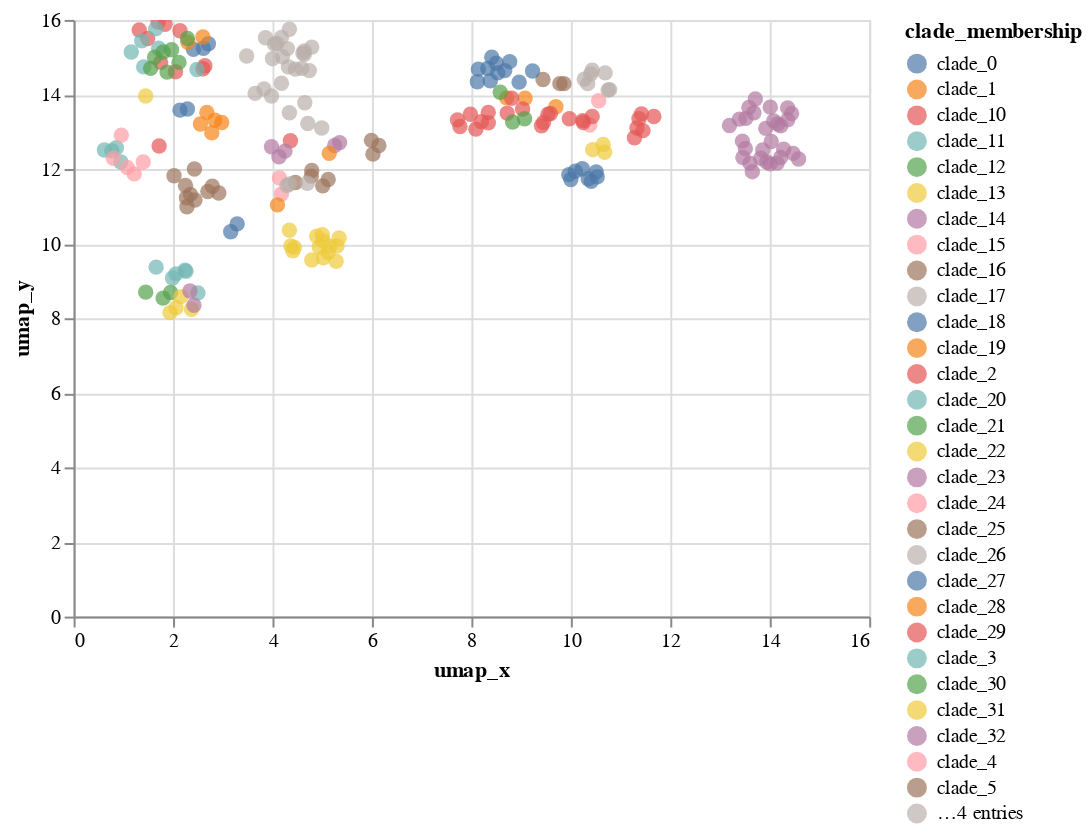

Write notebook code for a chart like this one.
### Code cell
scatterplot_with_tooltip_interactive(UMAP_df,'umap_x','umap_y','umap_x','umap_y',['strain'],'clade_membership:N')

### Figure 1 — Vega-Lite specification as saved in the notebook (floating-point values rounded to 4 significant figures; data arrays with more than 128 entries replaced by an {"elided": "..."} marker saying what was removed)
{"config": {"view": {"continuousWidth": 400, "continuousHeight": 300}}, "data": {"name": "data-1993f1bb42c07f9c48ae51b64927877d"}, "mark": {"type": "circle", "size": 60}, "encoding": {"color": {"type": "nominal", "field": "clade_membership"}, "tooltip": [{"type": "nominal", "field": "strain"}], "x": {"type": "quantitative", "field": "umap_x", "title": "umap_x"}, "y": {"type": "quantitative", "field": "umap_y", "title": "umap_y"}}, "selection": {"selector043": {"type": "interval", "bind": "scales", "encodings": ["x", "y"]}}, "$schema": "https://vega.github.io/schema/vega-lite/v4.8.1.json", "datasets": {"data-1993f1bb42c07f9c48ae51b64927877d": {"elided": "226 records"}}}
